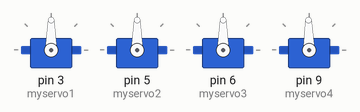
This sketch was run on a simulated Arduino Uno, built with avr-gcc and run on an emulated ATmega328P. On the bench: 4 × servo. What the sketch prints to the serial monitor is not drawn.

Above: at 0.1 s.
At 0.95 s:
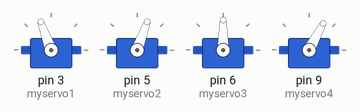
At 1.8 s:
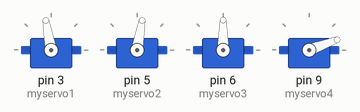
At 3.5 s:
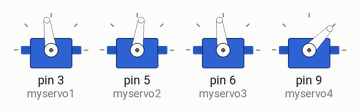
At 6.9 s:
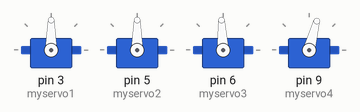
At 13.75 s:
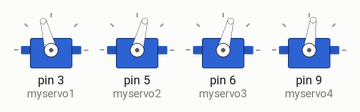
Timing chart, 0 to 17.9 s (numbered marks = the images above):
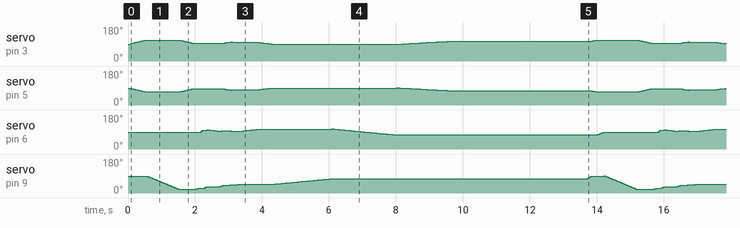

The sketch:

brazo_robotico_cuchara.ino
```cpp
#include <Servo.h>

Servo myservo1;  // base1
Servo myservo2;  // base 2
 Servo myservo3;  //codo
 Servo myservo4;  //cuchara

 ////////////////VARIABLES INICIALES/////////////////////
 int op;
int pos1 = 90;    // variable base1   ****solo cambiar este valor
int pos2;


int p;
int pos3 = 90;    //variable codo   ///hasta 140


int q;
int pos4 = 90;    // variable cuchara


int x=0;

void setup()
{
  Serial.begin(9600);
  myservo1.attach(3);
  myservo2.attach(5);
  myservo3.attach(6);
  myservo4.attach(9);

  base(90,30);
  codo(90,30);
  cuchara(90,30);

}

void loop()
{

  if(x==0){

  //////////llegar al plato de comida y al usuario///////////

   // Sólidos//
cuchara(90,1);
base(110,1);
codo(90,1);
cuchara(20,1);
base(95,1);

cuchara(25,30);
codo(100,5);

cuchara(33,5);
codo(95,50);

cuchara(36,10);
codo(97,10);

cuchara(40,10);
codo(97,10);
base(100,10);

cuchara(43,10);
codo(95,10);
base(98,10);

cuchara(46,50);
codo(105,50);
base(90,50);

cuchara(75,60);
codo(75,60);
base(105,100);


delay(4000);

  //     //


 //x=x+1;


}

}

void base(int angulo, int velocidad){
  //base
  if(pos1 <= angulo){
  for(pos1; pos1 <= angulo; pos1 += 1)
  {

    pos2=180-pos1;

    myservo1.write(pos1);
    myservo2.write(pos2);
    Serial.print("Base1 ");
    Serial.print(pos1);
    Serial.print("  ");
    Serial.print("Base2 ");
    Serial.print(pos2);
    Serial.print("     ");
    delay(velocidad);
  }
   } else {
    for(pos1; pos1 >= angulo; pos1 -= 1)
  {

    pos2=180-pos1;

    myservo1.write(pos1);
    myservo2.write(pos2);
    Serial.print("Base1 ");
    Serial.print(pos1);
    Serial.print("  ");
    Serial.print("Base2 ");
    Serial.print(pos2);
    Serial.print("     ");
    delay(velocidad);
  }

     }

  }


void codo (int angulo, int velocidad){
   //codo
     if(pos3 <= angulo){
   for(pos3; pos3 <= angulo; pos3 += 1) {

    myservo3.write(pos3);
    Serial.print("Base3 ");
    Serial.print(pos3);
    Serial.print("     ");
    delay(velocidad);
  }
}else{
    for(pos3; pos3 >= angulo; pos3 -= 1)
  {

    myservo3.write(pos3);
    Serial.print("Base3 ");
    Serial.print(pos3);
    Serial.print("     ");
    delay(velocidad);
  }


    }
  }

void cuchara(int angulo, int velocidad){
  if(pos4 <= angulo){
  for(pos4; pos4 <= angulo; pos4 += 1) {

    myservo4.write(pos4);
    Serial.print("Base4 ");
    Serial.print(pos4);
    Serial.print("     ");
    delay(velocidad);
}
}else{
  for(pos4; pos4 >= angulo; pos4 -= 1) {

    myservo4.write(pos4);
    Serial.print("Base4 ");
    Serial.print(pos4);
    Serial.print("     ");
    delay(velocidad);
}

  }

  }

  int restaurar (int b){
    x=b;
    return x;
    }
```
